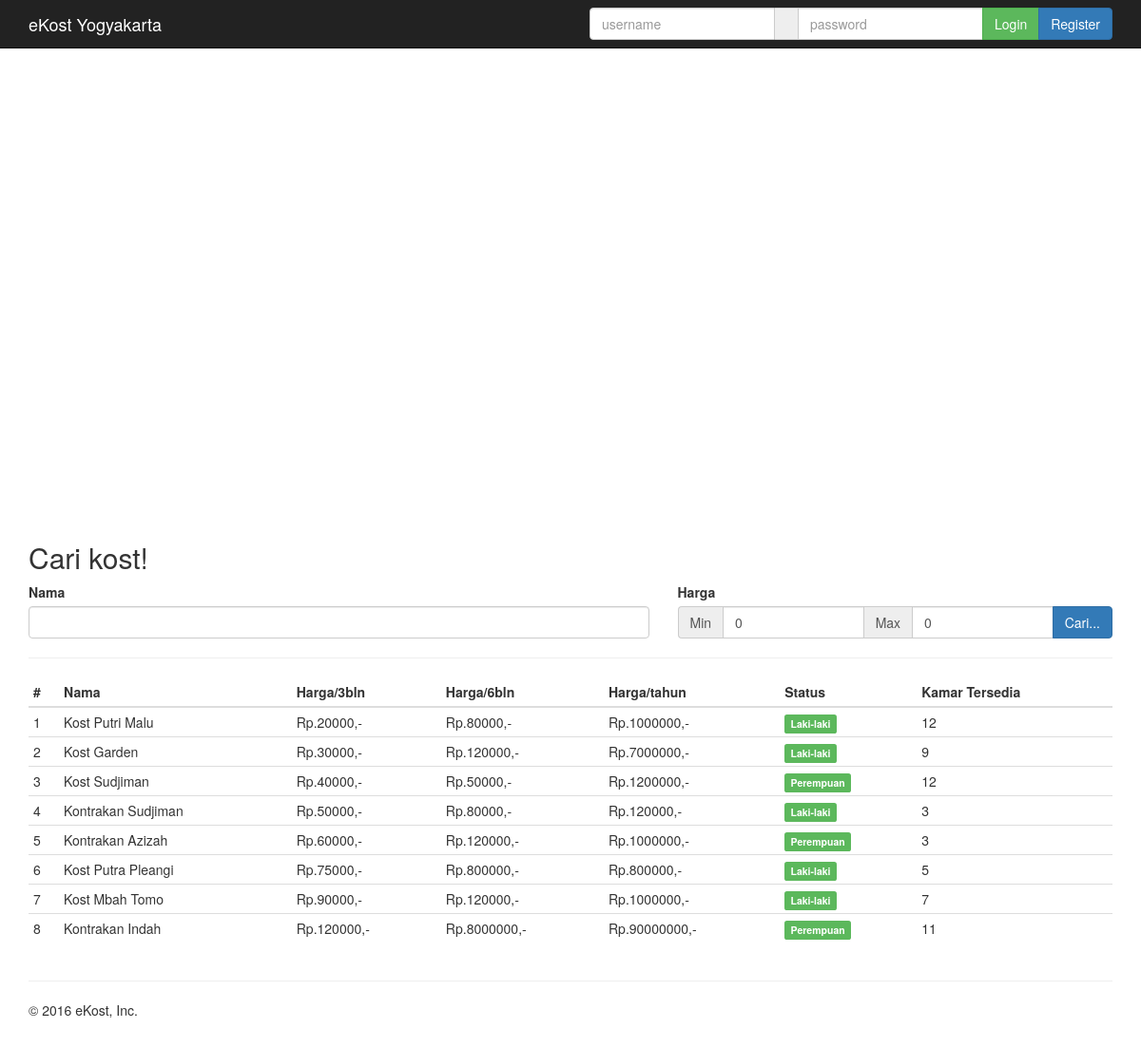
The page / on the database its author committed.
### tables this page shows
CREATE TABLE `kost` (
  `id_kost` int(11) NOT NULL,
  `id_pemilik` int(11) NOT NULL,
  `nama` varchar(20) NOT NULL,
  `alamat` varchar(50) NOT NULL,
  `latitude` float NOT NULL,
  `longitude` float NOT NULL,
  `tersedia` int(2) NOT NULL,
  `status` enum('Laki-laki','Perempuan') DEFAULT NULL,
  `fasilitas` text NOT NULL,
  `harga_3bulan` int(9) NOT NULL,
  `harga_6bulan` int(9) NOT NULL,
  `harga_pertahun` int(9) NOT NULL
);

### page/home.php (the view)
<div id="map_canvas" style="width:100%; height:500px"></div>
<div class="container">
	<h2>Cari kost!</h2>
	<div class="row">
		<form action="<?=$_SERVER["REQUEST_URI"]?>" method="post">
			<div class="col-md-7">
				<label for="nama" class="control-label">Nama</label>
				<input type="text" name="nama" class="form-control">
			</div>
			<div class="col-md-5">
				<label for="">Harga</label>
				<div class="input-group">
					<span class="input-group-addon" style="border-right: 0;">Min</span>
					<input type="number" name="min" class="form-control" value="0">
					<span class="input-group-addon" style="border-left: 0; border-right: 0;">Max</span>
					<input type="number" name="max" class="form-control" value="0">
					<span class="input-group-btn">
						<button type="submit" class="btn btn-primary">Cari...</button>
					</span>
				</div>
			</div>
		</form>
	</div>
	<hr>
	<div class="row">
		<div class="col-md-12">
			<table class="table table-hover table-condensed table-responsive">
				<thead>
					<tr>
						<th>#</th>
						<th>Nama</th>
						<th>Harga/3bln</th>
						<th>Harga/6bln</th>
						<th>Harga/tahun</th>
						<th>Status</th>
						<th>Kamar Tersedia</th>
					</tr>
				</thead>
				<tbody>
					<?php
					if ($_SERVER["REQUEST_METHOD"] == "POST") {
						$query = $connection->query("SELECT * FROM kost WHERE nama LIKE '%$_POST[nama]%' AND (harga_3bulan >= $_POST[min] <= $_POST[max] OR harga_6bulan >= $_POST[min] <= $_POST[max] OR harga_pertahun >= $_POST[min] <= $_POST[max])");
					} else {
						$query = $connection->query("SELECT * FROM kost ORDER BY harga_3bulan, harga_6bulan, harga_pertahun");
					}
					$no = 1;
					?>
					<?php while ($row = $query->fetch_assoc()): ?>
						<tr>
							<td><?=$no++?></td>
							<td><?=$row["nama"]?></td>
							<td>Rp.<?=$row["harga_3bulan"]?>,-</td>
							<td>Rp.<?=$row["harga_6bulan"]?>,-</td>
							<td>Rp.<?=$row["harga_pertahun"]?>,-</td>
							<td><span class="label label-success"><?=$row["status"]?></span></td>
							<td><?=$row["tersedia"]?></td>
						</tr>
					<?php endwhile; ?>
				</tbody>
			</table>
		</div>
	</div>
</div>

### index.php (shortened to what this page needs)
<?php require_once("config.php");
?>
<!DOCTYPE html>
<html lang="en">
<head>
  <link href="assets/css/bootstrap.min.css" rel="stylesheet">
  <link href="assets/css/ie10-viewport-bug-workaround.css" rel="stylesheet">
  <link href="assets/css/jumbotron.css" rel="stylesheet">
</head>
<body onload="baseMap()">
  <nav class="navbar navbar-inverse navbar-fixed-top">
    <div class="container">
      <div class="navbar-header">
        <a class="navbar-brand" href="index.php" style="color: white;">eKost Yogyakarta</a>
      </div>
      <div id="navbar" class="navbar-collapse collapse">
        <?php if (empty($_SESSION)): ?>
          <form class="navbar-form navbar-right" action="<?=$_SERVER["REQUEST_URI"]?>" method="post">
              <div class="input-group">
                <input type="text" name="username" class="form-control" placeholder="username">
                <span class="input-group-addon" style="border-left: 0; border-right: 0;"></span>
                <input type="password" name="password" class="form-control" placeholder="password">
                <span class="input-group-btn">
                  <button class="btn btn-success" type="submit">Login</button>
                  <a href="?page=pemilik" class="btn btn-primary">Register</a>
                </span>
              </div>
          </form>
        <?php endif; ?>
      </div>
    </div>
  </nav>
  <?php include page($_PAGE); ?>
  <div class="container">
    <hr>
    <footer>
      <p>&copy; 2016 eKost, Inc.</p>
    </footer>
  </div>
</body>
</html>

### assets/css/jumbotron.css (style rules this page uses)
body { padding-top: 50px; padding-bottom: 20px; }

### rows shown on the page
kost: nama "Kost Putri Malu", harga_3bulan "20000", harga_6bulan "80000", harga_pertahun "1000000", status "Laki-laki", tersedia "12"
kost: nama "Kost Garden", harga_3bulan "30000", harga_6bulan "120000", harga_pertahun "7000000", status "Laki-laki", tersedia "9"
kost: nama "Kost Sudjiman", harga_3bulan "40000", harga_6bulan "50000", harga_pertahun "1200000", status "Perempuan", tersedia "12"
kost: nama "Kontrakan Sudjiman", harga_3bulan "50000", harga_6bulan "80000", harga_pertahun "120000", status "Laki-laki", tersedia "3"
kost: nama "Kontrakan Azizah", harga_3bulan "60000", harga_6bulan "120000", harga_pertahun "1000000", status "Perempuan", tersedia "3"
kost: nama "Kost Putra Pleangi", harga_3bulan "75000", harga_6bulan "800000", harga_pertahun "800000", status "Laki-laki", tersedia "5"
kost: nama "Kost Mbah Tomo", harga_3bulan "90000", harga_6bulan "120000", harga_pertahun "1000000", status "Laki-laki", tersedia "7"
kost: nama "Kontrakan Indah", harga_3bulan "120000", harga_6bulan "8000000", harga_pertahun "90000000", status "Perempuan", tersedia "11"
